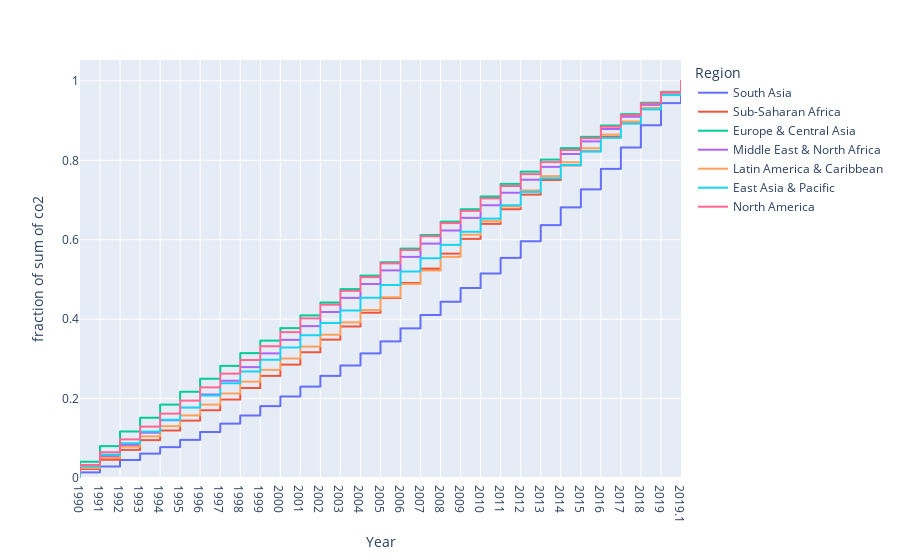

Notebook code cell kept with this figure:
### Code cell
px.ecdf(
    new_df,
    x='Year',
    y='co2',
    color='Region'
)

### Figure 1 — Plotly figure (JSON) as saved in the notebook; plotly's stock layout.template omitted (floating-point values rounded to 4 significant figures; data arrays with more than 128 entries replaced by an {"elided": "..."} marker saying what was removed)
{"data": [{"hovertemplate": "Region=South Asia<br>Year=%{x}<br>fraction of sum of co2=%{y}<extra></extra>", "legendgroup": "South Asia", "line": {"dash": "solid", "shape": "hv"}, "marker": {"color": "#636efa", "symbol": "circle"}, "mode": "lines", "name": "South Asia", "showlegend": true, "type": "scattergl", "x": {"elided": "248 str values"}, "xaxis": "x", "y": {"elided": "248 float values"}, "yaxis": "y"}, {"hovertemplate": "Region=Sub-Saharan Africa<br>Year=%{x}<br>fraction of sum of co2=%{y}<extra></extra>", "legendgroup": "Sub-Saharan Africa", "line": {"dash": "solid", "shape": "hv"}, "marker": {"color": "#EF553B", "symbol": "circle"}, "mode": "lines", "name": "Sub-Saharan Africa", "showlegend": true, "type": "scattergl", "x": {"elided": "1395 str values"}, "xaxis": "x", "y": {"elided": "1395 float values"}, "yaxis": "y"}, {"hovertemplate": "Region=Europe & Central Asia<br>Year=%{x}<br>fraction of sum of co2=%{y}<extra></extra>", "legendgroup": "Europe & Central Asia", "line": {"dash": "solid", "shape": "hv"}, "marker": {"color": "#00cc96", "symbol": "circle"}, "mode": "lines", "name": "Europe & Central Asia", "showlegend": true, "type": "scattergl", "x": {"elided": "1550 str values"}, "xaxis": "x", "y": {"elided": "1550 float values"}, "yaxis": "y"}, {"hovertemplate": "Region=Middle East & North Africa<br>Year=%{x}<br>fraction of sum of co2=%{y}<extra></extra>", "legendgroup": "Middle East & North Africa", "line": {"dash": "solid", "shape": "hv"}, "marker": {"color": "#ab63fa", "symbol": "circle"}, "mode": "lines", "name": "Middle East & North Africa", "showlegend": true, "type": "scattergl", "x": {"elided": "589 str values"}, "xaxis": "x", "y": {"elided": "589 float values"}, "yaxis": "y"}, {"hovertemplate": "Region=Latin America & Caribbean<br>Year=%{x}<br>fraction of sum of co2=%{y}<extra></extra>", "legendgroup": "Latin America & Caribbean", "line": {"dash": "solid", "shape": "hv"}, "marker": {"color": "#FFA15A", "symbol": "circle"}, "mode": "lines", "name": "Latin America & Caribbean", "showlegend": true, "type": "scattergl", "x": {"elided": "1023 str values"}, "xaxis": "x", "y": {"elided": "1023 float values"}, "yaxis": "y"}, {"hovertemplate": "Region=East Asia & Pacific<br>Year=%{x}<br>fraction of sum of co2=%{y}<extra></extra>", "legendgroup": "East Asia & Pacific", "line": {"dash": "solid", "shape": "hv"}, "marker": {"color": "#19d3f3", "symbol": "circle"}, "mode": "lines", "name": "East Asia & Pacific", "showlegend": true, "type": "scattergl", "x": {"elided": "806 str values"}, "xaxis": "x", "y": {"elided": "806 float values"}, "yaxis": "y"}, {"hovertemplate": "Region=North America<br>Year=%{x}<br>fraction of sum of co2=%{y}<extra></extra>", "legendgroup": "North America", "line": {"dash": "solid", "shape": "hv"}, "marker": {"color": "#FF6692", "symbol": "circle"}, "mode": "lines", "name": "North America", "showlegend": true, "type": "scattergl", "x": ["1990", "1990", "1991", "1991", "1992", "1992", "1993", "1993", "1994", "1994", "1995", "1995", "1996", "1996", "1997", "1997", "1998", "1998", "1999", "1999", "2000", "2000", "2001", "2001", "2002", "2002", "2003", "2003", "2004", "2004", "2005", "2005", "2006", "2006", "2007", "2007", "2008", "2008", "2009", "2009", "2010", "2010", "2011", "2011", "2012", "2012", "2013", "2013", "2014", "2014", "2015", "2015", "2016", "2016", "2017", "2017", "2018", "2018", "2019", "2019", "2019.1", "2019.1"], "xaxis": "x", "y": [0.0144, 0.03284, 0.04685, 0.06491, 0.07919, 0.09727, 0.1112, 0.1295, 0.1438, 0.1621, 0.1804, 0.1949, 0.2097, 0.2283, 0.2477, 0.2628, 0.2781, 0.2973, 0.3128, 0.3319, 0.3478, 0.3673, 0.3864, 0.402, 0.4179, 0.4363, 0.4549, 0.4712, 0.4899, 0.5058, 0.5243, 0.5405, 0.5585, 0.5743, 0.5908, 0.6089, 0.6263, 0.642, 0.658, 0.6727, 0.6893, 0.7043, 0.72, 0.7352, 0.7503, 0.7652, 0.7805, 0.7956, 0.8108, 0.8259, 0.8407, 0.8555, 0.8699, 0.8846, 0.8987, 0.9134, 0.9279, 0.9428, 0.9567, 0.9714, 0.9861, 1.0], "yaxis": "y"}], "layout": {"legend": {"title": {"text": "Region"}, "tracegroupgap": 0}, "margin": {"t": 60}, "xaxis": {"anchor": "y", "domain": [0, 1], "title": {"text": "Year"}}, "yaxis": {"anchor": "x", "domain": [0, 1], "rangemode": "tozero", "title": {"text": "fraction of sum of co2"}}}}
